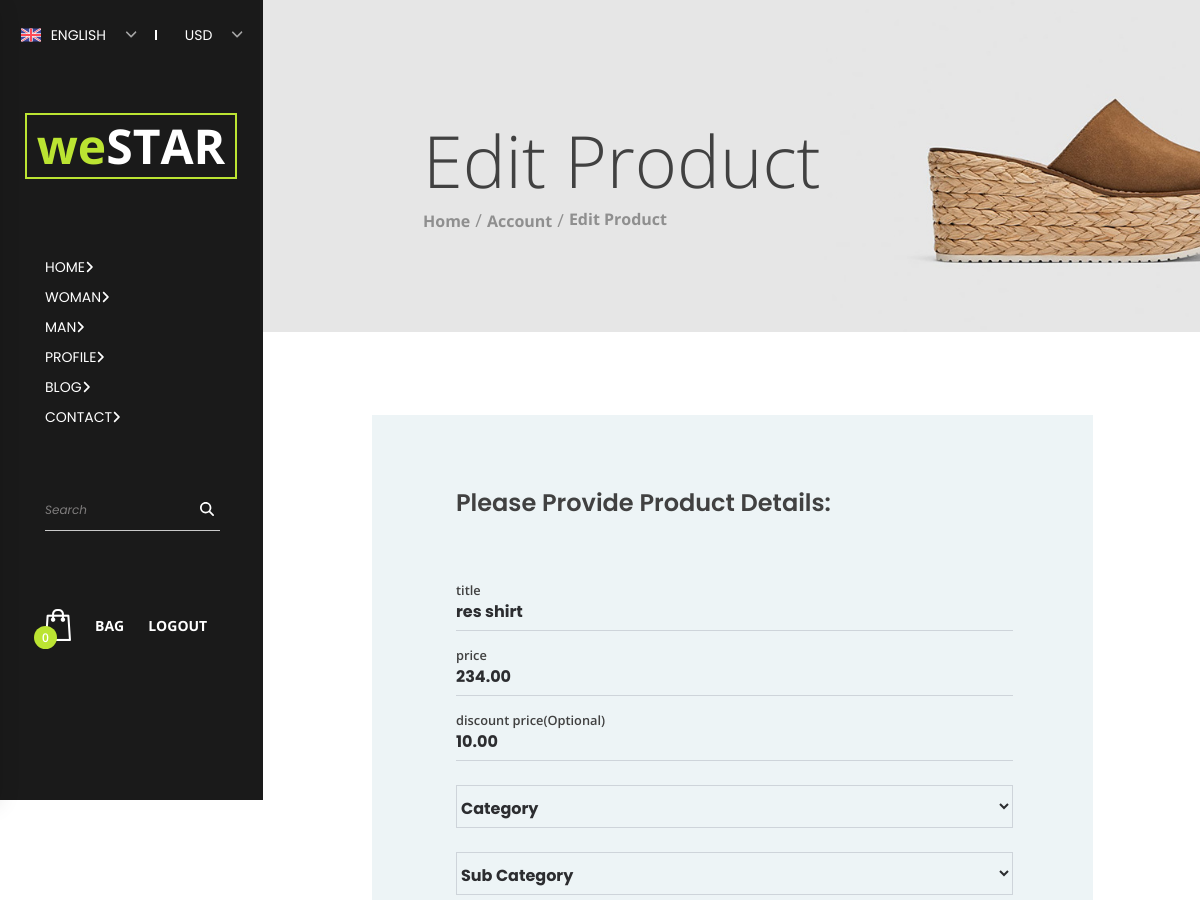
Before: /1/edit_product/ (signed in, upper part) with the older database file.
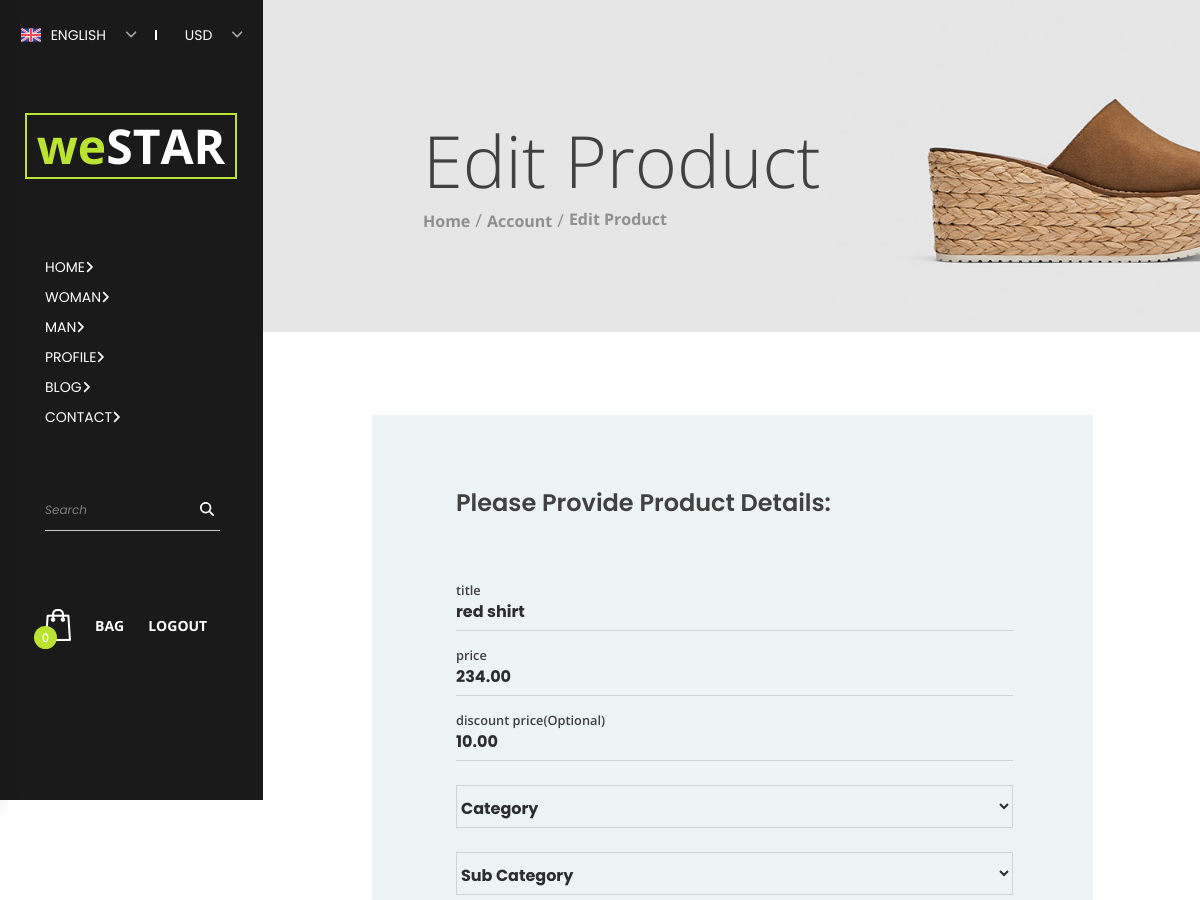
After: the same page with the newer database file.
### shop/models.py (models this page shows, shortened)
class Item(models.Model):
    user = models.ForeignKey(settings.AUTH_USER_MODEL,
                             on_delete=models.CASCADE)
    title = models.CharField(max_length=100)
    price = models.DecimalField(max_digits=10,decimal_places=2)
    discount_price = models.DecimalField(max_digits=10,decimal_places=2,null=True, blank=True, verbose_name='discount price')
    category = models.CharField(choices=CATEGORY_CHOICES, default=None, max_length=5)
    sub_category = models.CharField(choices=SUB_CATEGORY, default=None, max_length=6)
    label = models.CharField(choices=LABELS,default=None, null=True,
                             blank=True, max_length=4)
    description = models.CharField(max_length=2000)
    slug = models.SlugField()

### shop/views.py (the view)
# urls.py: path('<id>/edit_product/', views.edit_product, name='edit_product'),
def edit_product(request, id):
    item = get_object_or_404(Item, id=id)
    ImageFormset = modelformset_factory(ItemImages, fields=('image',), extra=5)
    if item.user != request.user:
        raise Http404()
    if request.method == 'POST':
        form = EditProduct(request.POST or None, instance=item)
        formset = ImageFormset(request.POST or None, request.FILES or None)
        if form.is_valid() and formset.is_valid():
            form.save()
            for each in formset:
                if each.cleaned_data:
                    if each.cleaned_data['id'] is None:
                        images = ItemImages(item=item, image=each.cleaned_data['image'])
                        images.save()
            return HttpResponseRedirect(item.get_absolute_url())
    else:
        form = EditProduct(instance=item)
    context = {
        'form': form,
        'item': item
    }
    return render(request, 'edit_product.html', context)

### shop/forms.py
class EditProduct(forms.ModelForm):
    category = forms.ChoiceField(label='category' ,choices=CATEGORY_CHOICES, required=True),
    sub_category = forms.ChoiceField(choices=SUB_CATEGORY, required=True),
    label = forms.ChoiceField(choices=LABELS, required=False)
    class Meta:
        model = Item
        fields = (
            'title',
            'price',
            'discount_price',
            'category',
            'sub_category',
            'label',
            'description',
        )
        widgets = {
            'description': forms.Textarea(attrs={'cols': 80, 'rows': 4, 'class': 'md-textarea form-control'}),
            'title': forms.TextInput(attrs={'class': 'form-control'}),
            'price': forms.TextInput(attrs={'class': 'form-control'}),
            'discount_price': forms.TextInput(attrs={'class': 'form-control'}),
        }

### shop/templatetags/cart_template_tags.py (called while the page is built)
@register.filter
def cart_count(user):
    if user.is_authenticated:
        qs = Order.objects.filter(user=user, ordered=False)
        if qs.exists():
            return qs[0].items.count()
    return 0

### templates/edit_product.html (shortened to what the changed rows need)
{% extends 'base.html' %}
{% load static %}
{% load crispy_forms_tags %}
{% block head %}
<link rel="stylesheet" type="text/css" href="{% static 'css/checkout.css' %}">
<link rel="stylesheet" type="text/css" href="{% static 'css/checkout_responsive.css' %}">
{% endblock %}
{% block content %}
<div class="checkout">
    <div class="section_container">
        <div class="container">
            <div class="row">
                <div class="col">
                    <div
                        class="checkout_container d-flex flex-xxl-row flex-column align-items-start justify-content-start">
                        <div class="billing checkout_box">
                            <div class="checkout_form_container">
                                <form method="POST" id="checkout_form" enctype="multipart/form-data"
                                    class="checkout_form md-form">
                                    {% for field in form %}
                                    {% if field.html_name == 'category' %}
                                    <div class="md-form">
                                        <select name="{{ field.html_name }}" id="{{ field.id_for_label }}"
                                            class="form-control">
                                            <option selected>Category</option>
                                            {% for name, value in form.fields.category.choices %}
                                            <option value="{{ name }}">{{ value }}</option>
                                            {% endfor %}
                                        </select>
                                    </div>
                                    {% elif field.html_name == 'sub_category' %}
                                    <div class="md-form">
                                        <select name="{{ field.html_name }}" id="{{ field.id_for_label }}"
                                            class="form-control">
                                            <option selected>Sub Category</option>
                                            {% for name, value in form.fields.sub_category.choices %}
                                            <option value="{{ name }}">{{ value }}</option>
                                            {% endfor %}
                                        </select>
                                    </div>
                                    {% elif field.html_name == 'label' %}
                                    <div class="md-form">
                                        <select name="{{ field.html_name }}" id="{{ field.id_for_label }}"
                                            class="form-control">
                                            <option selected>Label (Optional)</option>
                                            {% for name, value in form.fields.label.choices %}
                                            <option value="{{ name }}">{{ value }}</option>
                                            {% endfor %}
                                        </select>
                                    </div>
                                    {% elif field.html_name == 'discount_price' %}
                                    <div class="md-form">
                                        {{ field }}
                                        <label for="{{ field.id_for_label }}">discount price(Optional)</label>
                                    </div>
                                    {% else %}
                                    <div class="md-form">
                                        {{ field }}
                                        <label for="{{ field.id_for_label }}">{{ field.html_name }}</label>
                                    </div>
                                    {% endif %}
                                    {% endfor %}
                            </div>
                        </div>
                    </div>
                </div>
            </div>
        </div>
    </div>
</div>
{% endblock %}

Changed rows visible on the page:
changed Item: title "res shirt" → "red shirt"
